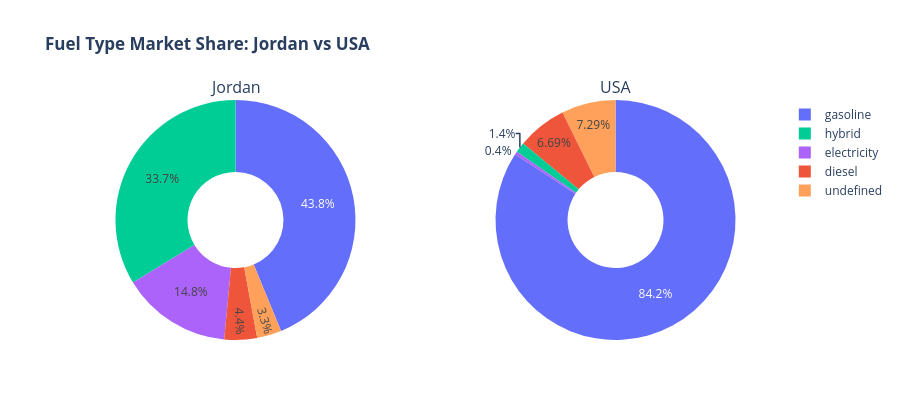

The cell this chart's notebook holds for it:
### Markdown cell above
---
## Part 2 — Fuel Type Transition
### Story: Jordan's market is slowly shifting toward greener fuels, but gasoline still dominates

### Code cell
# Computing fuel percentages
jordan_fuel = df_jordan['Fuel_Type'].value_counts(normalize=True).mul(100).round(1).reset_index()
jordan_fuel.columns = ['Fuel_Type', 'Pct']

usa_fuel = df_usa_sample['Fuel_Type'].value_counts(normalize=True).mul(100).round(1).reset_index()
usa_fuel.columns = ['Fuel_Type', 'Pct']

# Standardizing order and including all categories for safety
fuel_order = ['gasoline', 'diesel', 'hybrid', 'electricity', 'undefined']

# Reindexing to ensure all categories exist
jordan_fuel = jordan_fuel.set_index('Fuel_Type').reindex(fuel_order, fill_value=0).reset_index()
usa_fuel    = usa_fuel.set_index('Fuel_Type').reindex(fuel_order, fill_value=0).reset_index()

# Replacing 0 with tiny positive to ensure slice renders
jordan_fuel['Pct_plot'] = jordan_fuel['Pct'].replace(0, 0.0001)
usa_fuel['Pct_plot']    = usa_fuel['Pct'].replace(0, 0.0001)

# Assigning consistent colors
fuel_colors = {
    'gasoline': '#636EFA',  # blue
    'diesel': '#EF553B',    # red
    'hybrid': '#00CC96',    # green
    'electricity': '#AB63FA',  # purple
    'undefined': '#FFA15A'      # orange
}


fig4 = make_subplots(
    rows=1, cols=2,
    specs=[[{'type': 'domain'}, {'type': 'domain'}]],
    subplot_titles=['Jordan', 'USA']
)

# Jordan
fig4.add_trace(go.Pie(
    labels=jordan_fuel['Fuel_Type'],
    values=jordan_fuel['Pct_plot'],
    hole=0.4,
    name='Jordan',
    marker_colors=[fuel_colors[f] for f in jordan_fuel['Fuel_Type']],
    hovertemplate='%{label}: %{value:.1f}%<extra></extra>'
), row=1, col=1)

# USA
fig4.add_trace(go.Pie(
    labels=usa_fuel['Fuel_Type'],
    values=usa_fuel['Pct_plot'],
    hole=0.4,
    name='USA',
    marker_colors=[fuel_colors[f] for f in usa_fuel['Fuel_Type']],
    hovertemplate='%{label}: %{value:.1f}%<extra></extra>'
), row=1, col=2)

fig4.update_layout(
    title='<b>Fuel Type Market Share: Jordan vs USA</b>',
    template='plotly_white',
    height=420
)

fig4.show()

### Figure 1 — Plotly figure (JSON) as saved in the notebook; plotly's stock layout.template omitted (floating-point values rounded to 4 significant figures)
{"data": [{"domain": {"x": [0, 0.45], "y": [0, 1]}, "hole": 0.4, "hovertemplate": "%{label}: %{value:.1f}%<extra></extra>", "labels": ["gasoline", "diesel", "hybrid", "electricity", "undefined"], "marker": {"colors": ["#636EFA", "#EF553B", "#00CC96", "#AB63FA", "#FFA15A"]}, "name": "Jordan", "type": "pie", "values": [43.8, 4.4, 33.7, 14.8, 3.3]}, {"domain": {"x": [0.55, 1], "y": [0, 1]}, "hole": 0.4, "hovertemplate": "%{label}: %{value:.1f}%<extra></extra>", "labels": ["gasoline", "diesel", "hybrid", "electricity", "undefined"], "marker": {"colors": ["#636EFA", "#EF553B", "#00CC96", "#AB63FA", "#FFA15A"]}, "name": "USA", "type": "pie", "values": [84.3, 6.7, 1.4, 0.4, 7.3]}], "layout": {"annotations": [{"font": {"size": 16}, "showarrow": false, "text": "Jordan", "x": 0.225, "xanchor": "center", "xref": "paper", "y": 1, "yanchor": "bottom", "yref": "paper"}, {"font": {"size": 16}, "showarrow": false, "text": "USA", "x": 0.775, "xanchor": "center", "xref": "paper", "y": 1, "yanchor": "bottom", "yref": "paper"}], "height": 420, "title": {"text": "<b>Fuel Type Market Share: Jordan vs USA</b>"}}}
